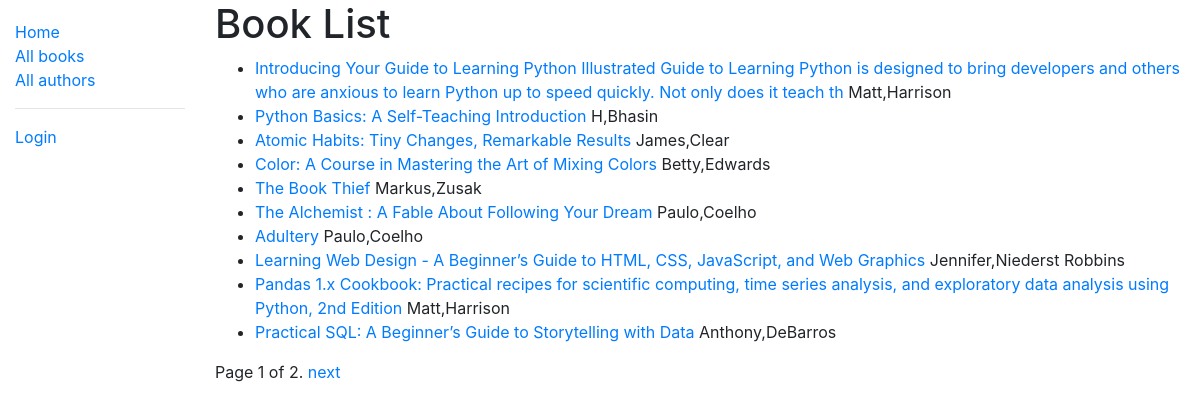
/catalog/books/, run on the app's committed database.
### catalog/models.py (models this page shows, shortened)
class Book(models.Model):
    title = models.CharField(max_length=200)
    author = ForeignKey('Author', on_delete=models.SET_NULL, null=True)
    summary = models.TextField(max_length=1000, help_text="Enter a brief description of the book")
    isbn = models.CharField('ISBN', max_length=13, unique=True, help_text='13 \
        characters <a href="https://www.isbn-international.org/content/what-isbn">ISBN number</a>')
    genre = models.ManyToManyField(Genre, help_text="Select a genre for this book")
    language = models.ForeignKey(Language, on_delete=models.SET_NULL, null=True)
    def get_absolute_url(self):
        return reverse('book-detail', args=[str(self.id)])
    def display_genre(self):
        """Create a string for the genre. This is required to display in the admin site."""
        return ', '.join(genre.name for genre in self.genre.all()[0:3])
    display_genre.short_description = 'Genre    '

class Author(models.Model):
    first_name = models.CharField(max_length=100)
    last_name = models.CharField(max_length=100)
    date_of_birth = models.DateField(null=True, blank=True)
    date_of_death = models.DateField('Died', null=True, blank=True)
    class Meta:
        ordering = ['last_name', 'first_name']
    def __str__(self) -> str:
        return f'{self.first_name},{self.last_name}'

### catalog/views.py (the view)
# urls.py: path('books/', views.BookListView.as_view(), name="books"),
class BookListView(generic.ListView):
    model = Book
    paginate_by = 10

### catalog/templates/catalog/book_list.html
{% extends "base_generic.html" %}
{% block content %}
    <h1>Book List</h1>
    {% if book_list %}
        <ul>
        {% for book in book_list %}
            <li><a href="{{ book.get_absolute_url }}">{{ book.title }}</a> {{ book.author }}</li>
        {% endfor %}
        </ul>
    {% else %}
        <p>There are no books in the library.</p>
    {% endif %}
{% endblock %}

### data on the page
Book: title "Introducing Your Guide to Learning Python Illustrated Guide to Learning Python is designed to bring developers and others who are anxious to learn Python up to speed quickly. Not only does it teach th", author "Matt,Harrison"
Book: title "Python Basics: A Self-Teaching Introduction", author "H,Bhasin"
Book: title "Atomic Habits: Tiny Changes, Remarkable Results", author "James,Clear"
Book: title "Color: A Course in Mastering the Art of Mixing Colors", author "Betty,Edwards"
Book: title "The Book Thief", author "Markus,Zusak"
Book: title "The Alchemist : A Fable About Following Your Dream", author "Paulo,Coelho"
Book: title "Adultery", author "Paulo,Coelho"
Book: title "Learning Web Design - A Beginner’s Guide to HTML, CSS, JavaScript, and Web Graphics", author "Jennifer,Niederst Robbins"
Book: title "Pandas 1.x Cookbook: Practical recipes for scientific computing, time series analysis, and exploratory data analysis using Python, 2nd Edition", author "Matt,Harrison"
Book: title "Practical SQL: A Beginner’s Guide to Storytelling with Data", author "Anthony,DeBarros"

### other printed values
{{ page_obj.number }} "1"
{{ page_obj.paginator.num_pages }} "2"
